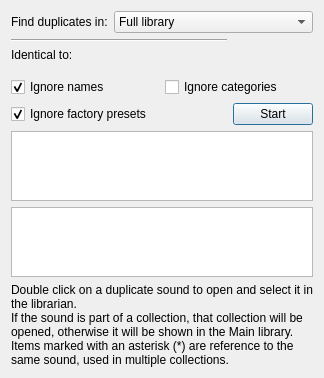
<?xml version="1.0" encoding="UTF-8"?>
<ui version="4.0">
 <class>Dialog</class>
 <widget class="QDialog" name="Dialog">
  <property name="geometry">
   <rect>
    <x>0</x>
    <y>0</y>
    <width>324</width>
    <height>378</height>
   </rect>
  </property>
  <property name="windowTitle">
   <string>Duplicates</string>
  </property>
  <layout class="QGridLayout" name="gridLayout">
   <item row="4" column="0">
    <widget class="QCheckBox" name="ignoreFactoryChk">
     <property name="text">
      <string>Ignore factory presets</string>
     </property>
     <property name="checked">
      <bool>true</bool>
     </property>
    </widget>
   </item>
   <item row="5" column="0" colspan="3">
    <widget class="QTableView" name="tableView">
     <property name="editTriggers">
      <set>QAbstractItemView::NoEditTriggers</set>
     </property>
     <attribute name="verticalHeaderVisible">
      <bool>false</bool>
     </attribute>
    </widget>
   </item>
   <item row="0" column="0" colspan="3">
    <layout class="QHBoxLayout" name="horizontalLayout_2">
     <item>
      <widget class="QLabel" name="label">
       <property name="text">
        <string>Find duplicates in:</string>
       </property>
      </widget>
     </item>
     <item>
      <widget class="QComboBox" name="collectionCombo">
       <property name="sizePolicy">
        <sizepolicy hsizetype="Expanding" vsizetype="Fixed">
         <horstretch>0</horstretch>
         <verstretch>0</verstretch>
        </sizepolicy>
       </property>
       <item>
        <property name="text">
         <string>Full library</string>
        </property>
        <property name="icon">
         <iconset theme="go-home">
          <normaloff/>
         </iconset>
        </property>
       </item>
      </widget>
     </item>
    </layout>
   </item>
   <item row="6" column="0" colspan="3">
    <widget class="QTreeView" name="treeView">
     <property name="editTriggers">
      <set>QAbstractItemView::NoEditTriggers</set>
     </property>
     <property name="expandsOnDoubleClick">
      <bool>false</bool>
     </property>
     <attribute name="headerVisible">
      <bool>false</bool>
     </attribute>
    </widget>
   </item>
   <item row="4" column="2">
    <widget class="QPushButton" name="startBtn">
     <property name="text">
      <string>Start</string>
     </property>
     <property name="icon">
      <iconset theme="system-search">
       <normaloff/>
      </iconset>
     </property>
     <property name="default">
      <bool>true</bool>
     </property>
    </widget>
   </item>
   <item row="3" column="0" colspan="3">
    <layout class="QHBoxLayout" name="horizontalLayout_3">
     <item>
      <widget class="QCheckBox" name="ignoreNamesChk">
       <property name="toolTip">
        <string>Show sounds with identical values, even if names don't match</string>
       </property>
       <property name="text">
        <string>Ignore names</string>
       </property>
       <property name="checked">
        <bool>true</bool>
       </property>
      </widget>
     </item>
     <item>
      <widget class="QCheckBox" name="ignoreCatsChk">
       <property name="text">
        <string>Ignore categories</string>
       </property>
      </widget>
     </item>
    </layout>
   </item>
   <item row="4" column="1">
    <spacer name="horizontalSpacer">
     <property name="orientation">
      <enum>Qt::Horizontal</enum>
     </property>
     <property name="sizeHint" stdset="0">
      <size>
       <width>0</width>
       <height>20</height>
      </size>
     </property>
    </spacer>
   </item>
   <item row="2" column="0" colspan="3">
    <widget class="QWidget" name="nameWidget" native="true">
     <layout class="QHBoxLayout" name="horizontalLayout">
      <property name="leftMargin">
       <number>0</number>
      </property>
      <property name="topMargin">
       <number>0</number>
      </property>
      <property name="rightMargin">
       <number>0</number>
      </property>
      <item>
       <widget class="QLabel" name="label_2">
        <property name="sizePolicy">
         <sizepolicy hsizetype="Maximum" vsizetype="Preferred">
          <horstretch>0</horstretch>
          <verstretch>0</verstretch>
         </sizepolicy>
        </property>
        <property name="text">
         <string>Identical to:</string>
        </property>
       </widget>
      </item>
      <item>
       <widget class="QLabel" name="nameLbl">
        <property name="text">
         <string/>
        </property>
       </widget>
      </item>
     </layout>
    </widget>
   </item>
   <item row="1" column="0" colspan="2">
    <widget class="Line" name="line">
     <property name="orientation">
      <enum>Qt::Horizontal</enum>
     </property>
    </widget>
   </item>
   <item row="7" column="0" colspan="3">
    <widget class="QLabel" name="label_3">
     <property name="text">
      <string>Double click on a duplicate sound to open and select it in the librarian.&lt;br/&gt;
If the sound is part of a collection, that collection will be opened, otherwise it will be shown in the Main library.&lt;br/&gt;
Items marked with an asterisk (*) are reference to the same sound, used in multiple collections.
</string>
     </property>
     <property name="wordWrap">
      <bool>true</bool>
     </property>
    </widget>
   </item>
  </layout>
 </widget>
 <tabstops>
  <tabstop>startBtn</tabstop>
  <tabstop>collectionCombo</tabstop>
  <tabstop>ignoreFactoryChk</tabstop>
  <tabstop>tableView</tabstop>
 </tabstops>
 <resources/>
 <connections/>
</ui>
